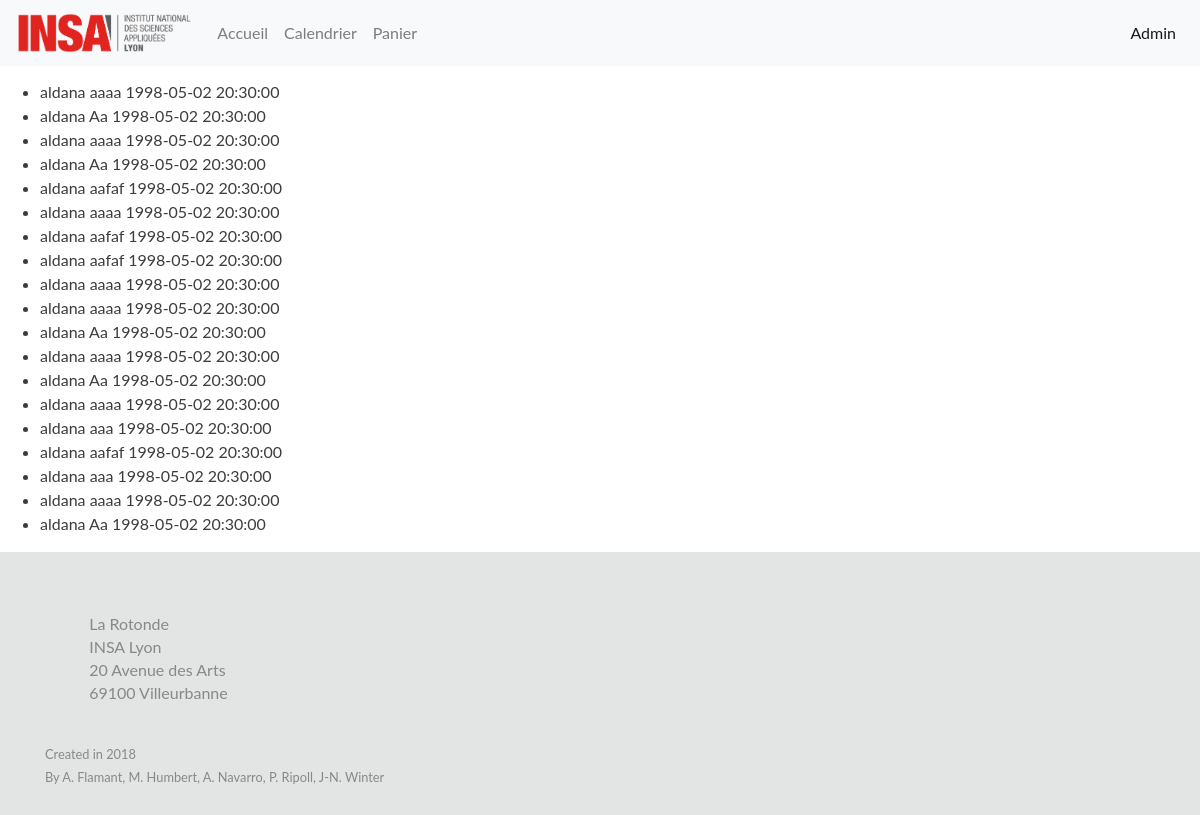
/places (signed in), run on an earlier commit of the app's database.
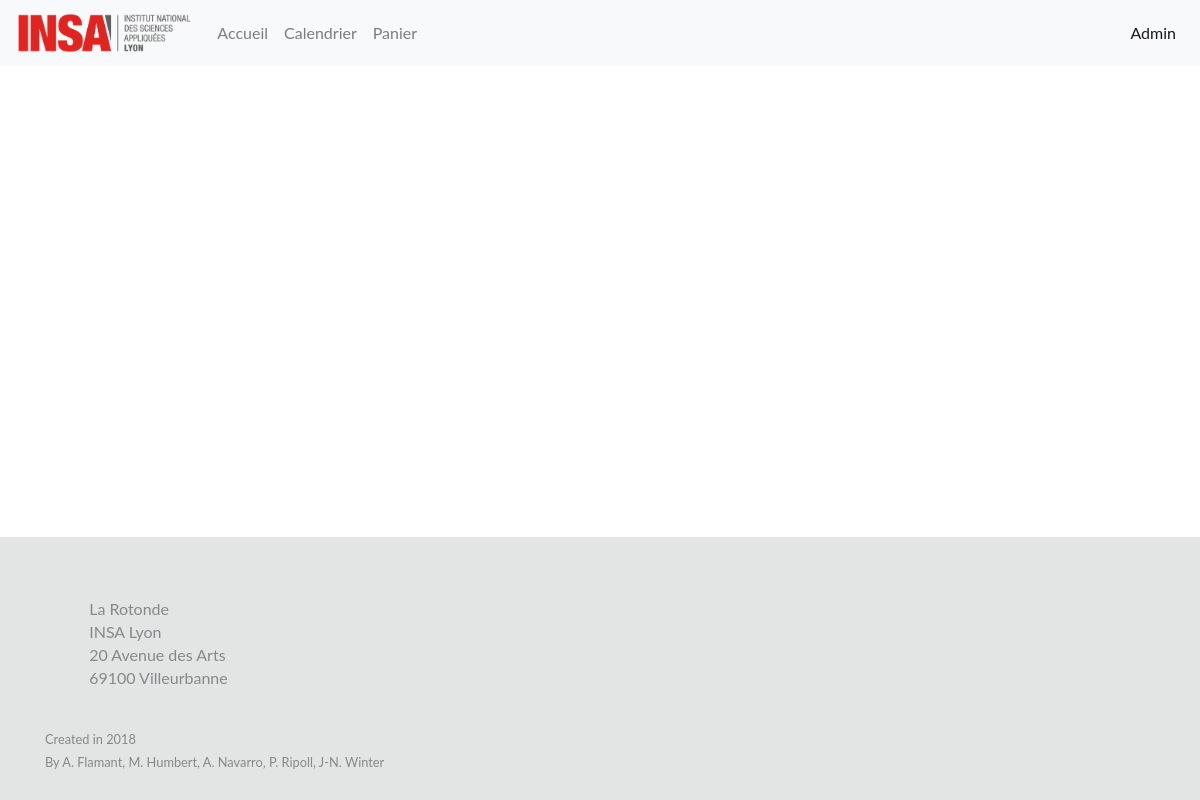
And on a later commit of the database.
### model.py (models this page shows, shortened)
class Place(db.Model):
    idPlace = db.Column(db.Integer, autoincrement = True, primary_key = True)
    nomSpectacle = db.Column(db.String(80), db.ForeignKey('spectacle.nom'), nullable = False)
    date = db.Column(db.DateTime, db.ForeignKey('calendrier.date'), nullable = False)
    nomUser = db.Column(db.String(80), nullable = False)
    adresseMail = db.Column(db.String(100),nullable=True)
    calendrier = db.relationship('Calendrier', backref = db.backref('places', lazy = True)) #idem qu'au dessus

### admin_relative.py (the view)
@admin_relative.route('/places',methods=['GET'])
def show_places():
    if 'admin' in session:
        places = get_all_places()
        return render_template('show_places.html',places=places)
    else:
        return redirect(url_for('logout'))

### app.py (called while the page is built)
@app.context_processor
def utility_processor():
    def niceUrl(s):
        return urlify(s)
    return dict(niceUrl=niceUrl)

### model.py (called while the page is built)
def get_all_places():
    places = Place.query.all()
    return places

### templates/show_places.html (shortened to what this page needs)
{% extends "layout.html" %}
{% set active_page = 'admin' %}
{% block content %}
<main role="main">
  <ul>
    {%for place in places|reverse %}
      <li>{{place.nomSpectacle}}     {{place.nomUser}}     {{place.date}} </li>
    {% endfor %}
</main>
{% endblock %}

### templates/layout.html (shortened to what this page needs)
<!DOCTYPE html>
<html lang="fr">
<head>
  {% block head %}
  <link href="/static/boot4/css/bootstrap.css" rel="stylesheet">
  <link href="/static/styles/charte.css" rel="stylesheet">
  {% endblock %}
</head>
<body>
  <header>
    <nav class="navbar navbar-expand d-flex bg-light navbar-light fixed-top ">
      <a class="navbar-brand" href="#"><img src="/static/styles/logo_insa.png" style="height: 40px;" alt="logo"></a>
      <div class="collapse navbar-collapse" id="navbarCollapse">
        <ul class="navbar-nav mr-auto">
          <li class="nav-item {% if active_page == 'accueil'%}active {% endif %}">
            <a class="nav-link" href="/">Accueil</a>
          </li>
          <li class="nav-item {% if active_page == 'calendrier' %}active {% endif %}">
            <a class="nav-link" href="/calendrier">Calendrier</a>
          </li>
          <li class="nav-item {% if active_page == 'panier' %}active {% endif %}">
            <a class="nav-link" href="/panier">Panier</a>
          </li>
        </ul>
        <ul class="nav navbar-nav navbar-right">
          <li class="nav-item {% if active_page == 'admin' %}active {% endif %}">
            <a class="nav-link" href="/admin">Admin</a>
          </li>
        </ul>
      </div>
    </nav>
  </header>
  {% block content %}
  {% endblock %}
  <footer id="footer" class="footer" role="footer">
    {% block footer %}
    <div class="container">
      <div class="col-md-8">
        <div class="row">
          <div class="col-md-6" style="line-height: initial;">
            <p>La Rotonde</p>
            <p>INSA Lyon</p>
            <p>20 Avenue des Arts</p>
            <p>69100 Villeurbanne</p>
          </div>
        </div>
      </div>
      <small class="copyright col-md-4"><p>Created in 2018</p>
        <p>By A. Flamant, M. Humbert, A. Navarro,
           P. Ripoll, J-N. Winter</p>
      </small>
  </div>
    {% endblock %}
  </footer>
</body>
</html>

### static/styles/charte.css (style rules this page uses)
body { padding-top: 80px; min-height: 100%; display: flex; flex-direction: column; font-family: lato; color:rgb(60, 60, 60); }
:root { height: 100%; --jumbotron-padding-y: 3rem; }
#footer { flex: 0 0 50px; width: 100%; bottom: 0px; position: relative; padding-top: 3rem; margin-top: auto; background-color: #e3e4e4; color: #87888a; margin-bottom: 0; }
.row { margin:0px; padding:2%; }
footer p { margin-bottom: .25rem; }

What changed in the data, as far as the page shows it:
removed Place: nomSpectacle "aldana", nomUser "aaaa", date "1998-05-02 20:30:00"
removed Place: nomSpectacle "aldana", nomUser "Aa", date "1998-05-02 20:30:00"
removed Place: nomSpectacle "aldana", nomUser "aaaa", date "1998-05-02 20:30:00"
removed Place: nomSpectacle "aldana", nomUser "Aa", date "1998-05-02 20:30:00"
removed Place: nomSpectacle "aldana", nomUser "aafaf", date "1998-05-02 20:30:00"
removed Place: nomSpectacle "aldana", nomUser "aaaa", date "1998-05-02 20:30:00"
removed Place: nomSpectacle "aldana", nomUser "aafaf", date "1998-05-02 20:30:00"
removed Place: nomSpectacle "aldana", nomUser "aafaf", date "1998-05-02 20:30:00"
removed Place: nomSpectacle "aldana", nomUser "aaaa", date "1998-05-02 20:30:00"
removed Place: nomSpectacle "aldana", nomUser "aaaa", date "1998-05-02 20:30:00"
removed Place: nomSpectacle "aldana", nomUser "Aa", date "1998-05-02 20:30:00"
removed Place: nomSpectacle "aldana", nomUser "aaaa", date "1998-05-02 20:30:00"
removed Place: nomSpectacle "aldana", nomUser "Aa", date "1998-05-02 20:30:00"
removed Place: nomSpectacle "aldana", nomUser "aaaa", date "1998-05-02 20:30:00"
removed Place: nomSpectacle "aldana", nomUser "aaa", date "1998-05-02 20:30:00"
removed Place: nomSpectacle "aldana", nomUser "aafaf", date "1998-05-02 20:30:00"
removed Place: nomSpectacle "aldana", nomUser "aaa", date "1998-05-02 20:30:00"
removed Place: nomSpectacle "aldana", nomUser "aaaa", date "1998-05-02 20:30:00"
removed Place: nomSpectacle "aldana", nomUser "Aa", date "1998-05-02 20:30:00"
